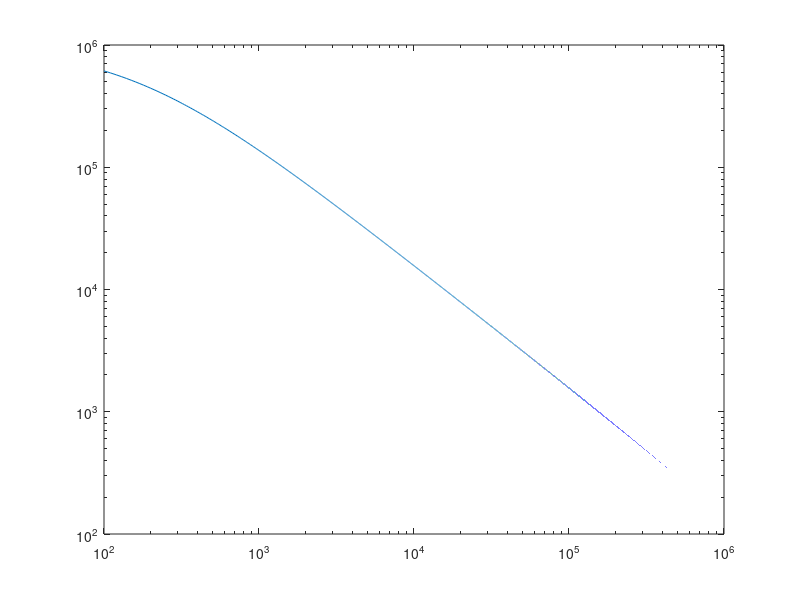

This figure's MATLAB source:
R = 1e6;
Cin = 5e-12;
Cc = 1e-9;
Zr = R;
Zline = 50;
f = 100:10:1e6;
Zcc = 1./(2*pi.*f.*Cc);
Zcin = 1./(2*pi.*f.*Cin);

Ztot = 1./(1./Zcc + 1./Zr);
% Ztot = 1./(1./Zr + 1./(1./Zcc + 1./(1./Zr + 1./Zcin)));
% Ztot = 1./(1./(Zr + Zcc) + 1./1./(1./Zr + 1./Zcin));
% Ztot = Zr + Zcc + 1./(1/Zr + 1./Zcin);

S21 = (2*Ztot)./(2+Zline./Ztot);

figure()
loglog(f,S21)
xlim([f(1),f(end)])